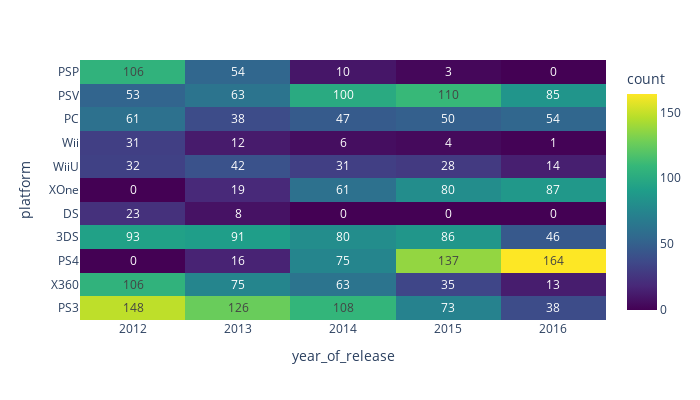

Notebook code for this chart:
### Markdown cell above
Изучим не число проданных копий, а число выпущенных игр.

### Code cell
px.density_heatmap(games_data, 
                   x='year_of_release', 
                   y='platform',
                   width=700,
                   height=400, 
                   color_continuous_scale='Viridis', 
                   text_auto=True
                  )

### Figure 1 — Plotly figure (JSON) as saved in the notebook; plotly's stock layout.template omitted (floating-point values rounded to 4 significant figures; data arrays with more than 128 entries replaced by an {"elided": "..."} marker saying what was removed)
{"data": [{"coloraxis": "coloraxis", "hovertemplate": "year_of_release=%{x}<br>platform=%{y}<br>count=%{z}<extra></extra>", "name": "", "texttemplate": "%{z}", "type": "histogram2d", "x": {"elided": "2886 int values"}, "xaxis": "x", "xbingroup": "x", "y": {"elided": "2886 str values"}, "yaxis": "y", "ybingroup": "y"}], "layout": {"coloraxis": {"colorbar": {"title": {"text": "count"}}, "colorscale": [[0, "#440154"], [0.1111, "#482878"], [0.2222, "#3e4989"], [0.3333, "#31688e"], [0.4444, "#26828e"], [0.5556, "#1f9e89"], [0.6667, "#35b779"], [0.7778, "#6ece58"], [0.8889, "#b5de2b"], [1, "#fde725"]]}, "height": 400, "legend": {"tracegroupgap": 0}, "margin": {"t": 60}, "width": 700, "xaxis": {"anchor": "y", "domain": [0, 1], "title": {"text": "year_of_release"}}, "yaxis": {"anchor": "x", "domain": [0, 1], "title": {"text": "platform"}}}}
